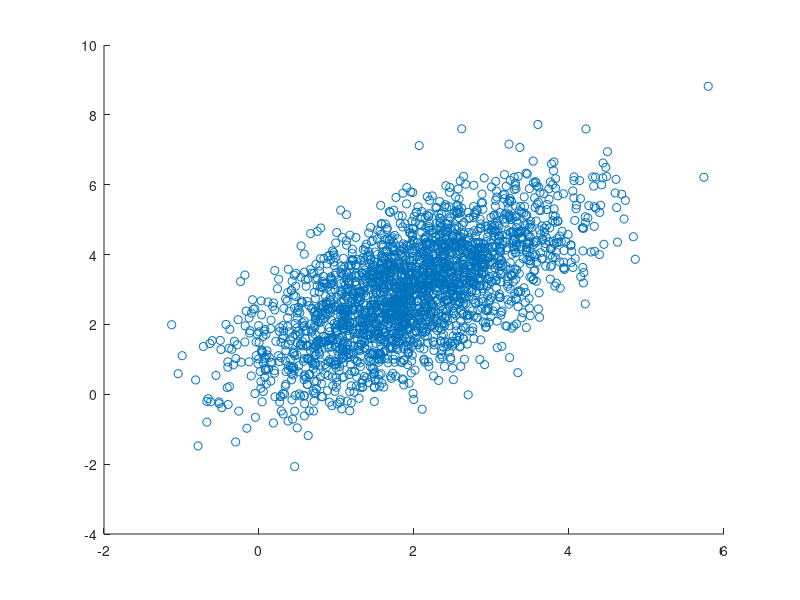

This figure's MATLAB source: (Note: this script raises an error after producing the figure.)
%% Lecture 9 - Monte Carlo Integration
%
% This week, we'll finish numerical integration with Monte Carlo methods.
% And also review a quick application where we use numerical integration to
% estimate a nonlinear model with unobserved heterogeneity. 
%
%% Monte Carlo Integration: Basic Idea
% Use these when: 
%
% * Function is high dimensional. 
% * Function is non-smooth or discontinuous (indicator funcitons). 
%
% Esentially, we are just leveraging the law of large numbers. If $x_s$ are
% iid realizations of the random variable $X$ and $f$ is "nice",
%
% $$ \lim_{S \rightarrow \infty} \frac{1}{S} \sum_{s = 1}^S f(x_s) =
% Ef(X) $$
% 
% So monte carlo integration just amounts to drawing a random sample from
% the distribution of interest and taking an average. 
%
% There are just two things do deal with:
%
% * How do you create random draws.
% * How do you draw from the correct distribution.
%
%% Generating "Random" Numbers
%
% A computer is a deterministic machine, so it cannot really produce random
% numbers. Most commonly it uses psueo-random numbers based on
% deterministic sequences which ``look'' random:
%
% * Zero serial correllation (at all lags)
% * Correct frequency of "runs" (e.g., three draws greater than .5). 
%
% Probably the simplist of these sequences is the <https://en.wikipedia.org/wiki/Linear_congruential_generator Linear Congruential
% Generator> (LCG). Which is a sequence of the form: 
%
% $$ X_{n+1} = (aX_n + c) \mbox{ mod } m $$
%
% * $a$, where $0 < a < m$, is the multiplier.
% * $c$, where $0 < c < m$ is the increment. 
% * $m$, is the modulous.
% * $X_0$, is the initial seed.
%
% These simple RNGs are no longer commonly used. In general, you should use
% the random number generators available in MATLAB or C packages. Since you
% can set different seeds, there are plenty to choose from. 
%
% Just for fun, here is a toy LCG-RNG:
a = 65539;
m = 2^31;
c = 1;

seed = 2012;
Seq = zeros(5000, 1);
Seq(1) = seed;
for s = 1:5000-1
    Seq(s+1) = mod(a*Seq(s) + c, m);
end

%Now convert to [0,1]:
Seq = Seq./(m-1);

mean(Seq)

%%
%Let's split it into two dimensions and plot it:
X1 = Seq(1:2:end);
X2 = Seq(2:2:end);
scatter(X1, X2);

%% 
% Looks pretty random to me. And in fact this is very close to the <https://en.wikipedia.org/wiki/RANDU RANDU> LCG commonly
% used in the 1960 and 70s, which turns out to be one of the *"worst RNGs
% ever deisgned"* (Donald Knuth). I've helped it out slightly by setting c=1 instead of
% c=0, but it's still not something I would recommend even though it "looks"
% random from this plot. 
% 
% The main lesson is not to code these things yourself, since the accepted
% versions have been run through many tests for serial correlation that you
% won't have time or interest in conducting. 
%
% Instead, just use your local package. Since we are using MATLAB, the
% native random number generator works just fine. For most applications, you can just us rng to
% set the state and your preferred generator (just use the default, Mersenne Twister).
%
% Set the seed: 
seed = 8673310; 
rng(seed); 
Y = rand(2,2)
Z = rand(2, 2)

%% 
%
% Setting and saving the seed lets me "reset" the generator to its initial state so I get the
% same "random" sequence again. This is important so that my results are
% reproduceable. 
rng(seed);
rand(2,2)

%% Non-Uniform Distributions
% So what if you want to draw from something other than a Uniform
% distribution? 
%
% In general, you can handle this using cumulative distributions functions. The CDF of $X$,
%
% $$ F(x) = pr(X \leq x), $$
%
% maps a random variable to a Uniform(0,1). Therefore if we have a uniform
% draw, the inverse CDF maps it to a draw distributed according to F. So if
% $u \sim Unif(0,1)$ then
%
% $$x = F^{-1}(u) $$ 
% 
% is distributed according to $F$. If $F$ needs to be approximated, we can
% do that, although things get harder if $F$ does not have a closed form and is multi-dimensional.
% For that we'll talk about MCMC methods later in the course. 
%
% So if we want a normal random variable, we can just draw a uniform run
% it thorugh the inverse normal cdf:
normY = norminv(Y)
%%
% An alternative for the normal distribution is the Box-Muller method (see
% Judd, p 290). 
% 
% But we can also just draw standard normal random variables directly: 
normZ = randn(2,2)

%% 
% Frequently, we will want to draw from a jointly normal distribution, so
% it is useful to know how to construct these from independent random
% normals. This is just a matrix multiplication. 
%
% Suppose a variable is distributed $N(\mu, \Sigma)$, where 
%
% $$ \mu = \left( \begin{array}{c} \mu_1 \\ \mu_2 \end{array} \right) $$
%
% $$ \Sigma = \left( \begin{array}{cc} \sigma_1^2 & \rho \sigma_1 \sigma_2 \\
%                                   \rho \sigma_1 \sigma_2 & \sigma_2^2 \end{array} \right) $$
%
% The Cholesky factorization of $\Sigma$ decomposes it into a triangular
% matrix and its transpose, $\Sigma = LL'$,
Mu = [2; 3];
Sigma = [ 1 .9; .9 2];
U = chol(Sigma) %Annoyingly, MATLAB returns the upper matrix by default, just be aware. 
U'*U

%%
% Now we can draw 500 bivariate normal by first drawing standard normals and
% then using $L$: 
Z = randn(2, 2500);
biNorm = repmat(Mu, 1, 2500) + U' * Z;
scatter(biNorm(1,:), biNorm(2,:));

%% 
% It is also possible to directly parameterize the Cholesky
% decompositition, which is convenient for two reasons: 
%  
% # It automatically imposes that your variance-covariance matrix is
% positive definite. 
% # It makes the derivatives of your estimator much easier to derive, and removes a source of nonlinearity.  
%
% Just be aware when you do so that those parameters are
% not interpretable as variances and covariances. 
%
% $$ \left( \begin{array}{cc} a &  0 \\
%                                   b & c \end{array} \right)
%  \left( \begin{array}{cc} a &  b \\
%                                   0 & c \end{array} \right) = 
%  \left( \begin{array}{cc} a^2 &  ab \\
%                                   ab & b^2 + c^2 \end{array} \right) = 
% \left( \begin{array}{cc} \sigma_1^2 & \rho \sigma_1 \sigma_2 \\
%                                   \rho \sigma_1 \sigma_2 & \sigma_2^2 \end{array} \right) $$
%
% Since we have three equations and three unknowns, we can solve for
% $\sigma_1, \sigma_2, \rho$ from $a, b, c$, of course, we'll need to use
% the delta method to do inference. Some people just report the Cholesky
% matrix itself. 
%
%% Quasi-Monte Carlo
%
% While pseudo-Monte Carlo relies on the Law of large numbers, with
% inference based on the central limit theorem. It can be slow, since a CLT
% exhibits $\sqrt{n}$ convergence, we need to quadruple the sample to halve
% the error. 
%
% Quasi-Monte Carlo sequences are deterministic, but concentrate on
% efficiently, they effectively dispense with the effort to mimic random
% numbers and instead concentrate on what we want from integration, that sequences
% are \emph{equidistributed}. A sequence $\{x_j\} is equidistributed over [a, b] iff::
%
% $$ \lim_{n \rightarrow \infty} \frac{b - a}{n} \sum_{j=1}^n f(x_j) = \int_a^b f(x) dx $$
% 
% Which doesn't say anything about the serial correlation between draws.
% Effectively, Monte Carlo methods rely on the Law of large numbers, which
% says that random sequences will be equi-distributed. Quasi-monte carlo
% gives up on randomness and uses number theory to find equidistributed
% deterministic sequences. (In actually has nothing to do with randomness,
% or Monte Carlo, at all). 
%
% There are only a handful of known deterministic sequences that are proven to be equidistibuted.
% Fortunately, that's all we really need. Monte Carlo evidence has shown
% that for the same number of points quasi-MC sequences can be up to 10x
% more accurate than pseudo-MC sequences. This makes them the most
% efficient thing going when Gaussian quadrature isn't an option. 
%
% The formulas for Weyl, Harber, Niederreiter, and Baker sequences are
% provided in Judd. <https://en.wikipedia.org/wiki/Halton_sequence Halton sequences>  is another variant which I've used.
% Sobol points are also popular. 
%
% All of these points are relatively simple to program. But there are many
% packages available to produce them. 
%
% The CEToolbox contains an algorithm to produce `N'eiderrieter, 'W'eyl and 'H'aber points
% Do to draw 500 Neiderrieter points on the unit square:
addpath('../CETools');
[n, w] = qnwequi(500, [0 0], [1, 1], 'N');
[n(1:5, :) w(1:5)]
scatter(n(:,1), n(:,2));

%%
% I'm also providing some MATLAB code for Halton Sequences, this code
% doesn't provides weights (since they are just 1/n) and only returns
% values for Uniform [0,1], since you can do the transformation to [a, b]
% yourself. 
h = haltonseq(500,2);
scatter(h(:,1), h(:,2), 'k');

%%
% Compare to psuedo-random draws:
y = rand(500,2);
scatter(y(:,1), y(:,2), 'r');

%%
% Of course, we usually want to integrate over something other than uniform
% distributions. No problem, we can use the cdf-inverse to transform the
% points just as though they were pseudo-random points. I've provided
% |HaltonNormShuffle| which does this for Halton sequences. It also
% "shuffles" the points to reduce colinearity across dimensions in Halton
% sequences. 

hNorm = haltonNormShuffle(500, 2, 33456); %Last argument is a seed for shuffling dimensions. 
scatter(hNorm(1,:), hNorm(2,:), 'k');
%%
% We can convert these from $N(0,1)$ to $N(\mu, \Sigma)$ just as we did for
% pseudo-MC draws. 

hbiNorm = repmat(Mu,1,500) + U' * hNorm;
scatter(hbiNorm(1,:), hbiNorm(2,:));


%% Using Numerical Integration in Estimation
%
% Let's look at an application from Roberts and Tybout (1997, AER). They
% have data from 650 manufacturing plants in Colombia and want to estimate
% a model of plant exporting that accounts for persistence in exporting
% behavior and unobserved plant heterogeneity. 
%
% For the years 1984-1989 the long run profit from exporting is modeled as a
% function of plant characteristics and lagged values of the export dummy.
% The idea is that long run profits from exporting can be modeled as,
% 
% $$ a_{it}=\mu _{0}+\gamma _{1}Y_{it-1}+\gamma_{2}{Y}_{it-2}+\gamma_{3}{Y}_{it-3}+\sum_{t=85}^{89}\mu_{t}D_{t}+\beta Z_{it}+\alpha _{i} $$
%
% Where $Y_{it}$ is an export summy, $D_t$ are year dummies $Z_{it}$ are
% observable plant charachteristics, and $\alpha_i$ is a plant effect that is constant over time.
% 
% If we add a standard normal shock to $a_it$ to determine the export
% decision we get that firm $i$ will export in year $t$ with probability: 
%
% $$ \mbox{Pr}(Y_{it} = 1) = \mbox{Pr}(a_{it} + \varepsilon_{it}  \geq 0) =
% \Phi(a_{it}) $$
%
% However, this model suffers from an initial conditions problem. In the
% first year (1984) the lagged values will be correllated with the plant
% effect $\alpha_i$, but this is not modeled. We'll deal with this with a
% correction proposed by Heckman (1981). For years the initial condition
% years we'll propose a seperate model for long run profits that does not
% include lagged years (which we don't observe). 
%
% $$ b_{it}=\lambda _{0}+\sum_{t=82}^{83}\lambda _{t}D_{t}+\lambda
%  Z_{it}^{P}+\alpha _{i}^{P} $$
%
% As above, we'll assume a normal chock to long-run profits determines the
% exporting decision, $\mbox{Pr}(Y_{it} = 1) = \Phi(b_{it})$.
% There are no lagged dependent variables here so no initial conditions problem. 
% Moreover, we will allow
% $\alpha_i$ and $\alpha_i^P$ to be correlated, which will control for the correlation in the
% equation for $a_{it}$. In fact, we'll assume they
% are jointly normal with variance matrix: 
%
% $$ \Omega = \left( \begin{array}{cc} \omega_{11} &  \omega_{12} \\
%                                   \omega_{12} & \omega_{22} \end{array}
%                                   \right) $$
%
% To build the likelihood, start with the likelihood of a single plant $i$,
% conditional on $(\alpha_i^P, \alpha_i)$, 
%
% $$ L(\mu, \gamma, \beta, \lambda| \alpha_i^P, \alpha_i ) = \left(
%  \Pi _{t=81}^{83}\left[ \Phi (b_{it})^{Y_{it}}(1-\Phi (b_{it}))^{(1-Y_{it})}
%  \right] \right)  \cdot \left( \Pi _{t=84}^{89}\left[ \Phi (a_{it})^{Y_{it}}(1-\Phi
%  (a_{it}))^{(1-Y_{it})}\right] \right). $$
%
% Of course, we don't observe $(\alpha_i^P, \alpha_i)$, so they will have
% to be integrated out. We assume shocks are independent across plants so the full data likelihood is, 
%
% $$ L(\mu ,\gamma ,\beta ,\lambda ,\Omega )=\Pi _{i=1}^{650}\int_{-\infty}^{\infty }\int_{-\infty }^{\infty }L_{i}(\mu ,\gamma ,\beta ,\lambda|\alpha _{i},\alpha _{i}^{P})
%   \phi (\alpha ,\alpha ^{P}|\Omega )d\alpha d\alpha ^{P} $$
%
% So we need to use numerical integration to optimize this. It seems like a good candidate for Gaussian Quadrature, so let's use that. Here is the likelihood function: 
%
% <include> llk.m </include>
%
% Some things I might make an assignment out of: 
%
% * Notice that the code parameterizes the Cholesky root, then creates the
% varience-covariance to pass to qnwnorm. Mildly inefficient. 
% * Might be a good idea to avoid calling qnwnorm every funciton eval.
% Because this is optimized via Nelder-Mead and requires a lot of
% evaluations, every bit matters. 
% * If we do the two above, we could easily alter this code to use other integration schemes. How? 
% * I've included two files to optimize this, |ex6mod.m| just calls
% Nelder-Mead once, |ex6.m| loops. Why?
% * If you play with this, don't forget to add the |CETools| library to
% your path. 

